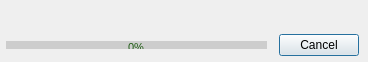
<?xml version="1.0" encoding="UTF-8"?>
<ui version="4.0">
 <class>display_loading_progress_bar</class>
 <widget class="QDialog" name="display_loading_progress_bar">
  <property name="geometry">
   <rect>
    <x>0</x>
    <y>0</y>
    <width>368</width>
    <height>62</height>
   </rect>
  </property>
  <property name="minimumSize">
   <size>
    <width>0</width>
    <height>62</height>
   </size>
  </property>
  <property name="maximumSize">
   <size>
    <width>368</width>
    <height>62</height>
   </size>
  </property>
  <property name="windowTitle">
   <string>Loading Display</string>
  </property>
  <widget class="QWidget" name="layoutWidget">
   <property name="geometry">
    <rect>
     <x>6</x>
     <y>6</y>
     <width>353</width>
     <height>50</height>
    </rect>
   </property>
   <layout class="QVBoxLayout" name="verticalLayout">
    <property name="spacing">
     <number>0</number>
    </property>
    <item>
     <widget class="QLabel" name="label">
      <property name="minimumSize">
       <size>
        <width>351</width>
        <height>16</height>
       </size>
      </property>
      <property name="text">
       <string/>
      </property>
     </widget>
    </item>
    <item>
     <layout class="QHBoxLayout" name="horizontalLayout">
      <property name="spacing">
       <number>12</number>
      </property>
      <item>
       <widget class="QProgressBar" name="progressBar_records">
        <property name="minimumSize">
         <size>
          <width>0</width>
          <height>0</height>
         </size>
        </property>
        <property name="maximumSize">
         <size>
          <width>16777215</width>
          <height>8</height>
         </size>
        </property>
        <property name="baseSize">
         <size>
          <width>0</width>
          <height>0</height>
         </size>
        </property>
        <property name="font">
         <font>
          <pointsize>8</pointsize>
         </font>
        </property>
        <property name="styleSheet">
         <string notr="true">QProgressBar {
text-align: top;
border-bottom-right-radius: 0px;
border-bottom-left-radius: 0px;
background:#cdcdcd;
color:#1a590f;

}
QProgressBar::chunk {

/* background: #35b31f; */

background: #15A9ED;
border-bottom-right-radius: 0px;
border-bottom-left-radius: 0px;

}</string>
        </property>
        <property name="value">
         <number>0</number>
        </property>
        <property name="alignment">
         <set>Qt::AlignLeading|Qt::AlignLeft|Qt::AlignVCenter</set>
        </property>
        <property name="textVisible">
         <bool>true</bool>
        </property>
        <property name="orientation">
         <enum>Qt::Horizontal</enum>
        </property>
        <property name="invertedAppearance">
         <bool>false</bool>
        </property>
        <property name="textDirection">
         <enum>QProgressBar::TopToBottom</enum>
        </property>
        <property name="format">
         <string>%p%</string>
        </property>
       </widget>
      </item>
      <item>
       <widget class="QPushButton" name="pushButton_canel">
        <property name="text">
         <string>Cancel</string>
        </property>
       </widget>
      </item>
     </layout>
    </item>
   </layout>
  </widget>
 </widget>
 <resources/>
 <connections/>
</ui>
